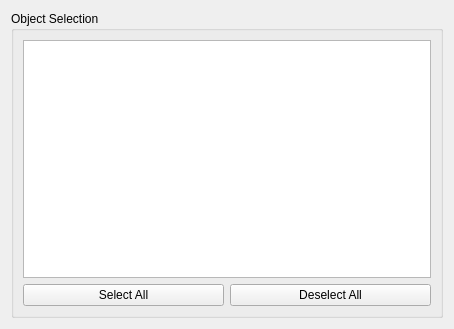
<?xml version="1.0" encoding="UTF-8"?>
<ui version="4.0">
 <class>ObjectSelection</class>
 <widget class="QWidget" name="ObjectSelection">
  <property name="geometry">
   <rect>
    <x>0</x>
    <y>0</y>
    <width>454</width>
    <height>329</height>
   </rect>
  </property>
  <property name="minimumSize">
   <size>
    <width>200</width>
    <height>100</height>
   </size>
  </property>
  <property name="windowTitle">
   <string>Object Selection</string>
  </property>
  <layout class="QGridLayout" name="gridLayout">
   <item row="0" column="0">
    <widget class="QGroupBox" name="groupBox_7">
     <property name="font">
      <font>
       <weight>50</weight>
       <bold>false</bold>
      </font>
     </property>
     <property name="title">
      <string>Object Selection</string>
     </property>
     <layout class="QVBoxLayout" name="verticalLayout_4">
      <item>
       <widget class="QTreeWidget" name="objectListWidget_">
        <property name="sortingEnabled">
         <bool>true</bool>
        </property>
        <attribute name="headerVisible">
         <bool>false</bool>
        </attribute>
        <column>
         <property name="text">
          <string notr="true">1</string>
         </property>
        </column>
       </widget>
      </item>
      <item>
       <layout class="QHBoxLayout" name="horizontalLayout">
        <item>
         <widget class="QPushButton" name="selectAllPushButton_">
          <property name="font">
           <font>
            <weight>50</weight>
            <bold>false</bold>
           </font>
          </property>
          <property name="text">
           <string>Select All</string>
          </property>
         </widget>
        </item>
        <item>
         <widget class="QPushButton" name="deselectAllPushButton_">
          <property name="font">
           <font>
            <weight>50</weight>
            <bold>false</bold>
           </font>
          </property>
          <property name="text">
           <string>Deselect All</string>
          </property>
         </widget>
        </item>
       </layout>
      </item>
     </layout>
    </widget>
   </item>
  </layout>
 </widget>
 <resources/>
 <connections/>
</ui>
